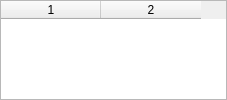
<ui version="4.0" >
 <class>Form</class>
 <widget class="QWidget" name="Form" >
  <property name="geometry" >
   <rect>
    <x>0</x>
    <y>0</y>
    <width>227</width>
    <height>100</height>
   </rect>
  </property>
  <property name="sizePolicy" >
   <sizepolicy>
    <hsizetype>13</hsizetype>
    <vsizetype>13</vsizetype>
    <horstretch>0</horstretch>
    <verstretch>0</verstretch>
   </sizepolicy>
  </property>
  <property name="minimumSize" >
   <size>
    <width>100</width>
    <height>50</height>
   </size>
  </property>
  <property name="windowTitle" >
   <string>Lookup</string>
  </property>
  <layout class="QGridLayout" >
   <property name="margin" >
    <number>0</number>
   </property>
   <property name="spacing" >
    <number>0</number>
   </property>
   <item row="0" column="0" >
    <widget class="QTableWidget" name="tblTM" >
     <property name="whatsThis" >
      <string>&lt;h3>Search Results&lt;/h3>This table shows the results of searching in translation memory. Similarity tells you about the seach score. 100% means the source is identical in TM. At the buttom is displayed the location, translator, and translated date of each candidate, row. This table is automatically hiden if the option " Automatically lookup translation in TM" under Settings/Preference/TM-Glossary is unchecked.</string>
     </property>
     <property name="dragEnabled" >
      <bool>true</bool>
     </property>
     <property name="rowCount" >
      <number>0</number>
     </property>
     <property name="columnCount" >
      <number>2</number>
     </property>
     <column/>
     <column/>
    </widget>
   </item>
  </layout>
 </widget>
 <resources/>
 <connections/>
</ui>
